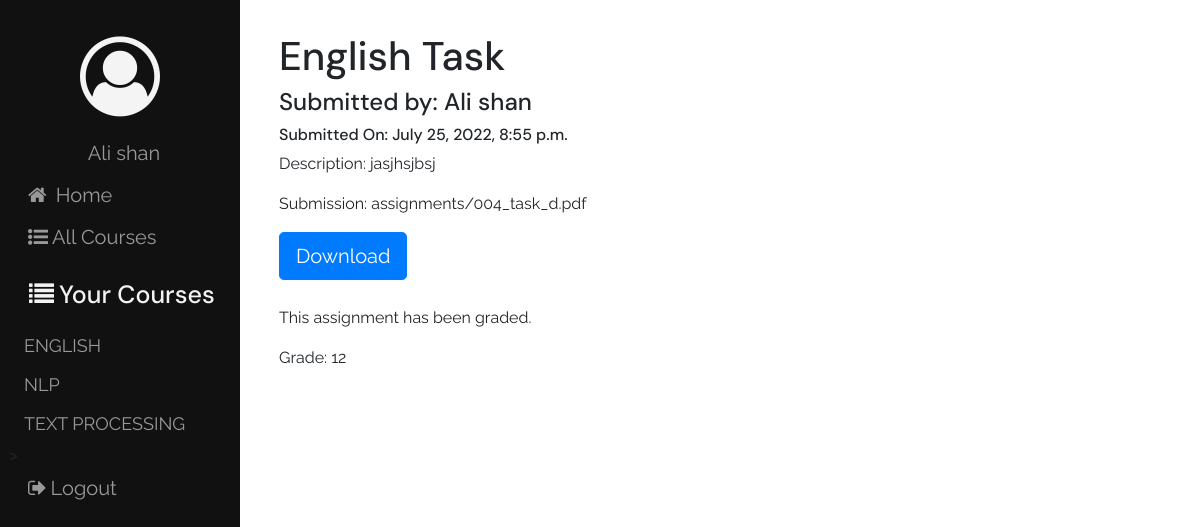
Page /assignments/submission/detail/1/ (signed in) on the committed database.
### users/models.py (models this page shows)
class User(auth.models.AbstractUser):
    USER_TYPE_CHOICES = (
        (1, 'Student'),
        (2, 'Teacher')
    )
    user_type = models.PositiveIntegerField(choices=USER_TYPE_CHOICES, default=1)
    def __str__(self):
        return self.first_name + ' ' + self.last_name

### courses/models.py (models this page shows, shortened)
class Course(models.Model):
    course_name = models.CharField(max_length=200)
    course_description = models.TextField()
    teacher = models.ForeignKey(User, related_name="course", on_delete=models.CASCADE)
    students = models.ManyToManyField(User, through='Enrollment', related_name="student_course")
    def __str__(self):
        return self.course_name
    class Meta:
        ordering = ['course_name']

### assignments/models.py (models this page shows, shortened)
class SubmitAssignment(models.Model):
    author = models.ForeignKey(User, related_name='assignment', on_delete=models.CASCADE)
    topic = models.CharField(max_length=200, blank=False)
    description = models.TextField(blank=False)
    assignment_file = models.FileField(blank=False, upload_to='assignments')
    submitted_date = models.DateTimeField(default=timezone.now)
    assignment_ques = models.ForeignKey(Assignment, related_name="question", on_delete=models.CASCADE, null=True)
    graded = models.BooleanField(default=False)
    grade = models.IntegerField(
        default=0,
        validators=[
            MaxValueValidator(100),
            MinValueValidator(0)
        ]
    )

### assignments/views.py (the view)
# urls.py: url(r'^submission/detail/(?P<pk>[-\w]+)/$', views.SubmitAssignmentDetail.as_view(), name="submit_detail"),
class SubmitAssignmentDetail(LoginRequiredMixin, generic.DetailView):
    model = SubmitAssignment
    template_name = 'assignments/submitassignment_detail.html'
    def get_context_data(self, **kwargs):
        submissions = SubmitAssignment.objects.filter(pk=self.kwargs['pk'])
        submissions_object = get_object_or_404(submissions)
        context = super(SubmitAssignmentDetail, self).get_context_data(**kwargs)
        context['submissions'] = submissions_object
        return context

### courses/context_processors.py (called while the page is built)
def courses_processor(request):
    course = Course.objects.all()
    return {'list_courses': course}

### assignments/templates/assignments/submitassignment_detail.html (shortened to what this page needs)
{% extends 'assignments/assignment_base.html' %}
{% load static %}
{% load bootstrap4 %}
{% block main_content %}
    <div class="container">
        {% if submissions.assignment_ques.course.teacher.id == user.id or submissions.author.id == user.id %}
            <h1>{{submissions.topic}}</h1>
            <h4>Submitted by: {{submissions.author}}</h4>
            <h6>Submitted On: {{submissions.submitted_date}}</h6>
            <p>Description: {{submissions.description}}</p>
            <p>Submission: {{submissions.assignment_file.name}}</p>
            <a href="{{submissions.assignment_file.url}}" class="btn btn-lg btn-primary" download>Download</a>
            <div class="grade">
                {% if submissions.graded == False %}
                    <p>This assignment has not been graded yet.</p>
                {% else %}
                    <p>This assignment has been graded.</p>
                    <p>Grade: {{submissions.grade}}</p>
                {% endif %}
            </div>
        {% else %}
            <div class="jumbotron">
                <h2>You cannot view this assignment.</h2>
            </div>
        {% endif %}
    </div>
{% endblock main_content %}

### templates/base.html (shortened to what this page needs)
{% load static %}
<html lang="en">
<head>
    <link rel="stylesheet" href="https://stackpath.bootstrapcdn.com/bootstrap/4.5.2/css/bootstrap.min.css" />
    <link rel="stylesheet" href="https://stackpath.bootstrapcdn.com/font-awesome/4.7.0/css/font-awesome.min.css" />
    <link rel="stylesheet" href="{% static 'django_lms/css/master.css' %}" />
</head>
<body>
    <div class="sidenav">
        <div class="side-items">
        <span class="sidemenu side-element"><i class="fa fa-user-circle-o fa-5x" aria-hidden="true" id="profile"></i></span>
        {% if user.is_authenticated %}
            <a href="{% url 'profile' pk=user.pk %}" class="sidemenu side-element Hide">{{user}}</a>
            <a href="{% url 'home' %}">  <i class="fa fa-home" aria-hidden="true">  </i> <span class="Hide"> Home</span>   </a>
            <a href="{% url 'courses:list' %}"><i class="fa fa-list-ul" aria-hidden="true"></i>All Courses</a>
            {% if user.user_type == 1 %}
                <span class="sidemenu"><h5 id="side-head"><i class="fa fa-list courses-icon" aria-hidden="true"></i>Your Courses</h5></span>
                {% for course in list_courses %}
                    {% if user in course.students.all %}
                        <span class="course-item"><a href="{% url 'courses:detail' pk=course.pk %}" >{{course}}</a></span>
                    {% endif %}
                {% endfor %}
            {% endif %}>
            <a href="{% url 'users:logout' %}" class="sidemenu"><i class="fa fa-sign-out" aria-hidden="true"></i>Logout</a>
        {% endif %}
        </div>
    </div>
    <div class="content">
        {% block body_content %}
        {% endblock body_content %}
    </div>
</body>
</html>

### static/django_lms/css/master.css (style rules this page uses)
.sidenav { height: 100%; width: 20%; position: fixed; z-index: 1; top: 0; left: 0; background-color: #111; overflow-x: hidden; padding-top: 20px; }
h1, h2, h3, h4, h5, h6 { font-family: 'DM Sans', sans-serif; }
p, a { font-family: 'Raleway', 'sans-serif'; }
.sidenav a { padding: 6px 8px 6px 16px; text-decoration: none; font-size: 20px; color: #999999; display: block; }
.content { margin-top: 2em; margin-left: 22%; margin-bottom: 2em; margin-right: 2em; }
.sidemenu { display: block; color: #f4f4f4; }
.side-element { text-align: center; }
i { margin: 0.2em; }
.side-items { margin-left: 0.5em; margin-right: 0.5em; }
#side-head { margin-top: 0.5em; padding: 6px 8px 6px 16px; text-decoration: none; font-size: 25px; color: #f3f3f3; }
.course-item a { font-size: 18px; }
.card-deck, .assignments, .submissions, .grade { margin:3% 0% 3% 0% }

### rows in the picture
User: first_name+last_name "Ali shan"
Course: course_name "ENGLISH"
Course: course_name "NLP"
Course: course_name "TEXT PROCESSING"
SubmitAssignment: topic "English Task", author "Ali shan", submitted_date "July 25, 2022, 8:55 p.m.", description "jasjhsjbsj", assignment_file.name "assignments/004_task_d.pdf", grade "12"
